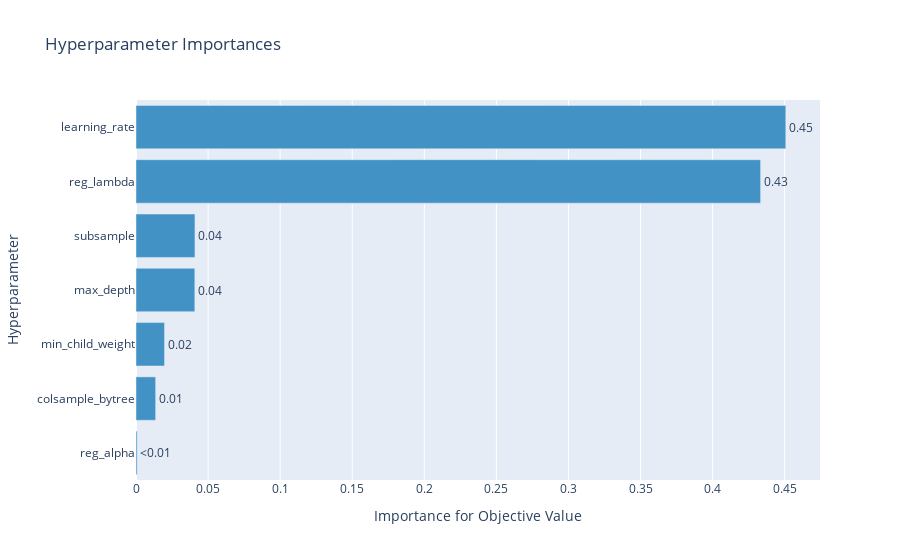

Here is the notebook cell this chart was saved with:
### Code cell
optuna.visualization.plot_param_importances(study)

### Figure 1 — Plotly figure (JSON) as saved in the notebook; plotly's stock layout.template omitted (floating-point values rounded to 4 significant figures)
{"data": [{"cliponaxis": false, "hovertemplate": ["reg_alpha (FloatDistribution): 0.00078799821883442<extra></extra>", "colsample_bytree (FloatDistribution): 0.013630047862330172<extra></extra>", "min_child_weight (IntDistribution): 0.019788258223046893<extra></extra>", "max_depth (IntDistribution): 0.04081776526211671<extra></extra>", "subsample (FloatDistribution): 0.040907529833808694<extra></extra>", "reg_lambda (FloatDistribution): 0.4332931233450023<extra></extra>", "learning_rate (FloatDistribution): 0.45077527725486083<extra></extra>"], "marker": {"color": "rgb(66,146,198)"}, "orientation": "h", "text": ["<0.01", "0.01", "0.02", "0.04", "0.04", "0.43", "0.45"], "textposition": "outside", "type": "bar", "x": [0.000788, 0.01363, 0.01979, 0.04082, 0.04091, 0.4333, 0.4508], "y": ["reg_alpha", "colsample_bytree", "min_child_weight", "max_depth", "subsample", "reg_lambda", "learning_rate"]}], "layout": {"showlegend": false, "title": {"text": "Hyperparameter Importances"}, "xaxis": {"title": {"text": "Importance for Objective Value"}}, "yaxis": {"title": {"text": "Hyperparameter"}}}}
